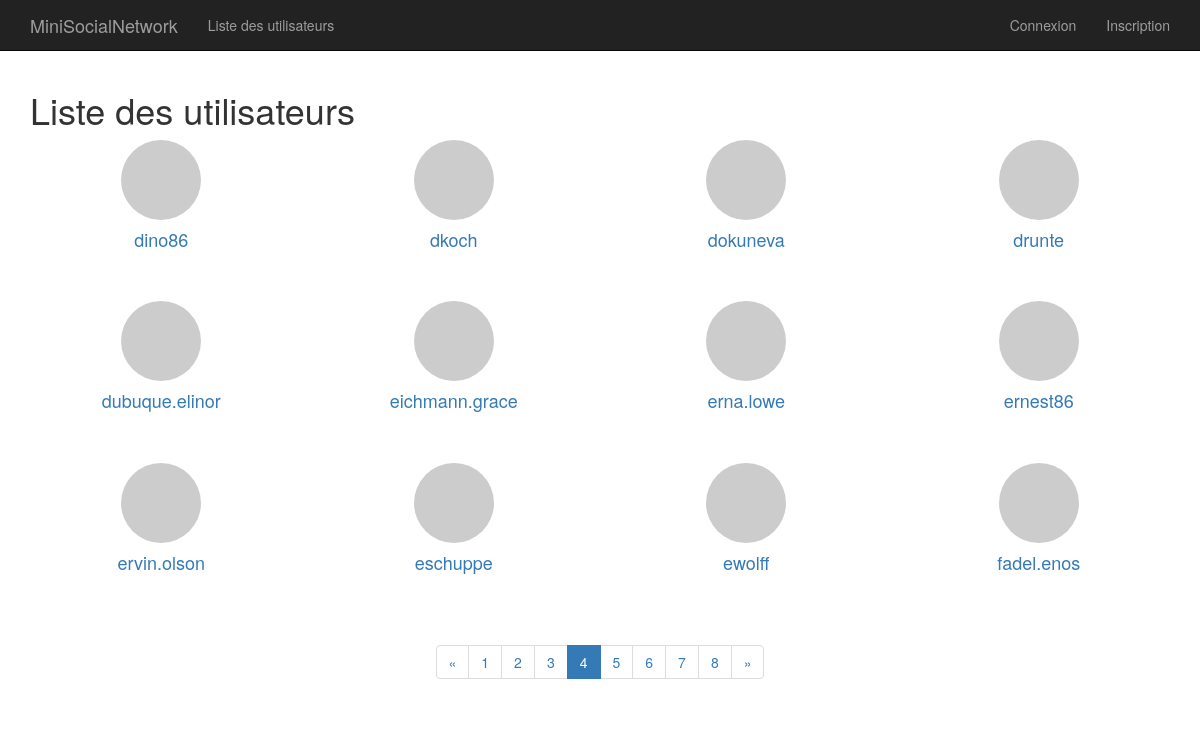
Page /list_users.php?page=4 on the committed database.
### tables this page shows
CREATE TABLE `users` (
  `id` int(11) NOT NULL,
  `name` varchar(255) DEFAULT NULL,
  `pseudo` varchar(255) DEFAULT NULL,
  `email` varchar(255) DEFAULT NULL,
  `password` varchar(255) DEFAULT NULL,
  `active` enum('0','1') DEFAULT '0',
  `created_at` datetime DEFAULT CURRENT_TIMESTAMP,
  `city` varchar(255) DEFAULT NULL,
  `country` varchar(255) DEFAULT NULL,
  `sexe` enum('H','F') DEFAULT NULL,
  `twitter` varchar(255) DEFAULT NULL,
  `github` varchar(255) DEFAULT NULL,
  `available_for_hiring` enum('0','1') DEFAULT '0',
  `bio` text,
  `avatar` varchar(255) DEFAULT NULL
);

### includes/functions.php (called while the page is built, shortened)
 <?php
if(!function_exists('e')){
	function e($string){
		if($string){
			return htmlspecialchars($string);
		}
	}
}
if(!function_exists('get_avatar_url')){
	function get_avatar_url($email,$size=25){
		return "http://gravatar.com/avatar/".md5(strtolower(trim(e($email))))."?s=".$size;
	}
}

### views/list_users.view.php (the view, shortened to what this page needs)
    <?php include('partials/_header.php');?>
    <div class="main-content">
    	<div class="container">
    		<h1>Liste des utilisateurs</h1>
            <?php foreach (array_chunk($users, 4) as $user_set): ?>
               <div class="row users">
                <?php foreach ($user_set as $user): ?>
                <div class="col-md-3 user-block">
                    <a href="profile.php?id=<?=$user->id?>">
                    <img src="<?=get_avatar_url($user->email,70); ?>" alt=" <?= e($user->pseudo)?>" class="img-circle"/></a>
                    <a href="profile.php?id=<?=$user->id?>">
                        <h4 class="user-block-username">
                            <?= e($user->pseudo) ?>
                        </h4>
                    </a>
                </div>
                <?php endforeach ?>
                </div>
            <?php endforeach; ?>
            <?= '<div id="pagination">'.$pagination.'</div>'; ?>
      </div>
    </div>
<?php include('partials/_footer.php'); ?>

### assets/css/mains.css (style rules this page uses)
body { padding-top: 70px; }

### assets/css/style.css (style rules this page uses)
.users { margin-bottom: 3em; }
.user-block { text-align: center; }

### rows in the picture
users: pseudo "dino86"
users: pseudo "dkoch"
users: pseudo "dokuneva"
users: pseudo "drunte"
users: pseudo "dubuque.elinor"
users: pseudo "eichmann.grace"
users: pseudo "erna.lowe"
users: pseudo "ernest86"
users: pseudo "ervin.olson"
users: pseudo "eschuppe"
users: pseudo "ewolff"
users: pseudo "fadel.enos"

### other values in the picture
WEBSITE_NAME "MiniSocialNetwork"
$menu['connexion'][get_current_locale()] "Connexion"
$menu['inscription'][get_current_locale()] "Inscription"
$page_num "4"
